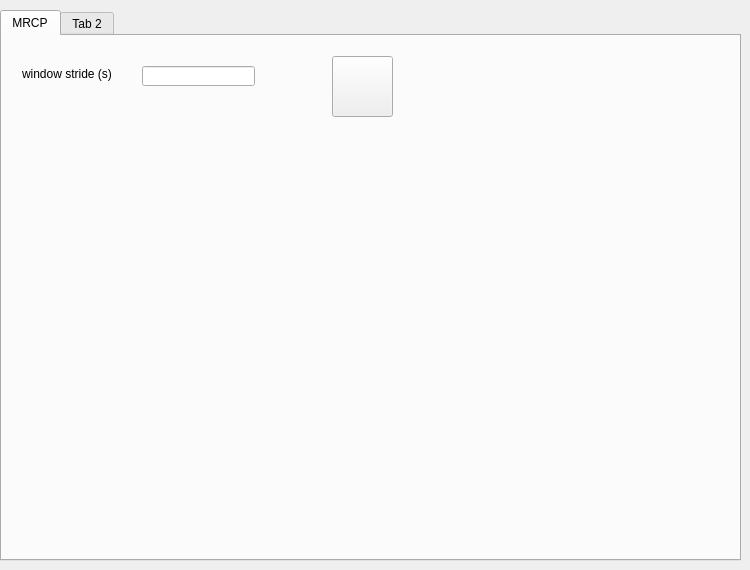
      <widget class="QWidget" name="tab_2">
       <attribute name="title">
        <string>Online testing</string>
       </attribute>
       <widget class="QTabWidget" name="tabWidget_3">
        <property name="geometry">
         <rect>
          <x>0</x>
          <y>10</y>
          <width>741</width>
          <height>551</height>
         </rect>
        </property>
        <widget class="QWidget" name="tab_mrcp_online_testing">
         <attribute name="title">
          <string>MRCP</string>
         </attribute>
         <widget class="QPushButton" name="pushButton_scope_switch_mrcp">
          <property name="geometry">
           <rect>
            <x>330</x>
            <y>20</y>
            <width>61</width>
            <height>61</height>
           </rect>
          </property>
          <property name="text">
           <string/>
          </property>
          <property name="icon">
           <iconset resource="images.qrc">
            <normaloff>:/scopeoff/scope_bw.jpg</normaloff>
            <normalon>:/scopeon/scope.jpg</normalon>:/scopeoff/scope_bw.jpg</iconset>
          </property>
          <property name="iconSize">
           <size>
            <width>41</width>
            <height>41</height>
           </size>
          </property>
          <property name="checkable">
           <bool>true</bool>
          </property>
          <property name="checked">
           <bool>false</bool>
          </property>
          <property name="autoDefault">
           <bool>false</bool>
          </property>
         </widget>
         <widget class="QLabel" name="label_window_stride">
          <property name="geometry">
           <rect>
            <x>20</x>
            <y>30</y>
            <width>111</width>
            <height>16</height>
           </rect>
          </property>
          <property name="text">
           <string>window stride (s)</string>
          </property>
         </widget>
         <widget class="QLineEdit" name="lineEdit_window_stride_mrcp">
          <property name="geometry">
           <rect>
            <x>140</x>
            <y>30</y>
            <width>113</width>
            <height>20</height>
           </rect>
          </property>
         </widget>
        </widget>
        <widget class="QWidget" name="tab_4">
         <attribute name="title">
          <string>Tab 2</string>
         </attribute>
        </widget>
       </widget>
      </widget>
